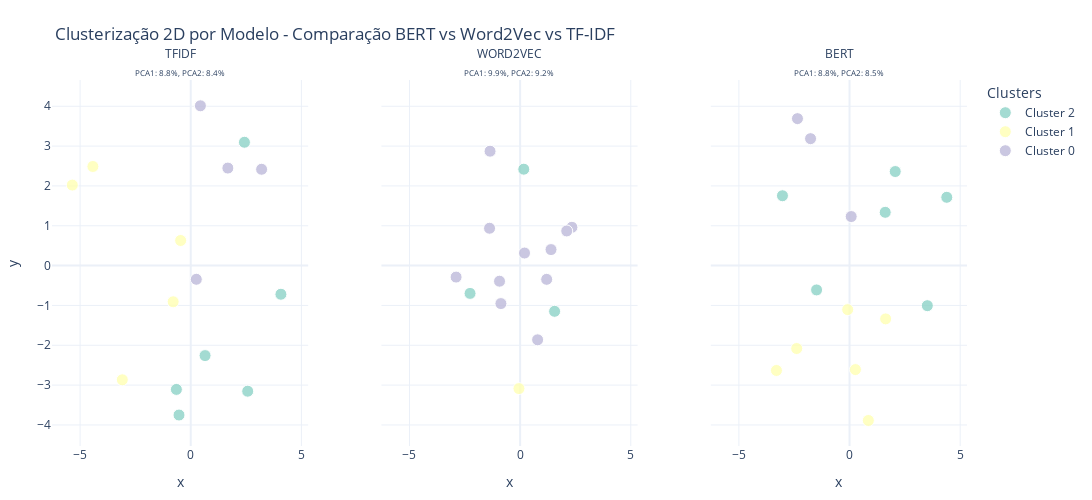

The notebook cell this image was saved under:
### Markdown cell above
### Executar Análise Completa

Agora vamos executar a análise de similaridade completa, similar ao exemplo da aula 7 do professor.

**O que esta função faz:**

1. **Prepara os dados** (usa dados de exemplo se não tiver do scraping)
2. **Compara os 3 modelos** (TF-IDF, Word2Vec, BERT) usando a classe `ComparadorModelos`
3. **Mostra heatmaps de similaridade** para cada modelo
4. **Faz clustering K-means** e projeção 2D com PCA
5. **Gera relatório comparativo final** com estatísticas

### Code cell
# EXECUTAR ANÁLISE COMPLETA
# Descomente e execute a linha abaixo para rodar a análise

# Opção 1: Com dados de exemplo (para testar rapidamente)
# resultado_analise = executar_analise_completa()

# Opção 2: Com dados do scraping (se existirem)
scraper = AdalbertoScraper()
scraper.processar_lista_posts()
dados_scraped = scraper.resultados
scraper.close()
resultado_analise = executar_analise_completa(dados_scraped, MAX_POSTS)

print("\nAnálise executada")

### Figure 1 — Plotly figure (JSON) as saved in the notebook; plotly's stock layout.template omitted (floating-point values rounded to 4 significant figures)
{"data": [{"customdata": [["Post 1", "- Blumenau e sua história", "TFIDF", "Cluster 2"], ["Post 2", "- Parabéns Blumenau e sua gente", "TFIDF", "Cluster 2"], ["Post 3", "- Blumenau: Verdades e Mitos!", "TFIDF", "Cluster 2"], ["Post 4", "- Dr. Hermann Bruno Otto Blumenau", "TFIDF", "Cluster 2"], ["Post 9", "- Coragem para enfrentar o desconhecido", "TFIDF", "Cluster 2"], ["Post 14", "- A vida religiosa no inicio da Colônia Blumenau", "TFIDF", "Cluster 2"]], "hovertemplate": "cluster=%{customdata[3]}<br>modelo=%{customdata[2]}<br>x=%{x:.3f}<br>y=%{y:.3f}<br>post_id=%{customdata[0]}<br>titulo=%{customdata[1]}<extra></extra>", "legendgroup": "Cluster 2", "marker": {"color": "rgb(141,211,199)", "line": {"color": "white", "width": 1}, "size": 12, "symbol": "circle"}, "mode": "markers", "name": "Cluster 2", "opacity": 0.8, "orientation": "v", "showlegend": true, "type": "scatter", "x": [2.574, 4.075, 2.426, -0.6479, -0.5298, 0.6477], "xaxis": "x", "y": [-3.153, -0.7197, 3.096, -3.109, -3.751, -2.259], "yaxis": "y"}, {"customdata": [["Post 3", "- Blumenau: Verdades e Mitos!", "WORD2VEC", "Cluster 2"], ["Post 11", "- O cemitério onde Dr. Blumenau foi enterrado", "WORD2VEC", "Cluster 2"], ["Post 14", "- A vida religiosa no inicio da Colônia Blumenau", "WORD2VEC", "Cluster 2"]], "hovertemplate": "cluster=%{customdata[3]}<br>modelo=%{customdata[2]}<br>x=%{x:.3f}<br>y=%{y:.3f}<br>post_id=%{customdata[0]}<br>titulo=%{customdata[1]}<extra></extra>", "legendgroup": "Cluster 2", "marker": {"color": "rgb(141,211,199)", "line": {"color": "white", "width": 1}, "size": 12, "symbol": "circle"}, "mode": "markers", "name": "Cluster 2", "opacity": 0.8, "orientation": "v", "showlegend": false, "type": "scatter", "x": [-2.263, 0.1649, 1.558], "xaxis": "x2", "y": [-0.6981, 2.42, -1.148], "yaxis": "y2"}, {"customdata": [["Post 3", "- Blumenau: Verdades e Mitos!", "BERT", "Cluster 2"], ["Post 4", "- Dr. Hermann Bruno Otto Blumenau", "BERT", "Cluster 2"], ["Post 7", "- Barracão dos imigrantes", "BERT", "Cluster 2"], ["Post 8", "- As casas de Dr. Blumenau", "BERT", "Cluster 2"], ["Post 14", "- A vida religiosa no inicio da Colônia Blumenau", "BERT", "Cluster 2"], ["Post 15", "- As duas Roseiras de Dr. Blumenau", "BERT", "Cluster 2"]], "hovertemplate": "cluster=%{customdata[3]}<br>modelo=%{customdata[2]}<br>x=%{x:.3f}<br>y=%{y:.3f}<br>post_id=%{customdata[0]}<br>titulo=%{customdata[1]}<extra></extra>", "legendgroup": "Cluster 2", "marker": {"color": "rgb(141,211,199)", "line": {"color": "white", "width": 1}, "size": 12, "symbol": "circle"}, "mode": "markers", "name": "Cluster 2", "opacity": 0.8, "orientation": "v", "showlegend": false, "type": "scatter", "x": [4.395, -1.489, 3.515, 2.065, 1.612, -3.031], "xaxis": "x3", "y": [1.714, -0.6106, -1.006, 2.361, 1.337, 1.753], "yaxis": "y3"}, {"customdata": [["Post 5", "- Os Primeiros 17 Imigrantes de Blumenau", "TFIDF", "Cluster 1"], ["Post 8", "- As casas de Dr. Blumenau", "TFIDF", "Cluster 1"], ["Post 12", "- O empreendedor dr. Blumenau", "TFIDF", "Cluster 1"], ["Post 13", "- A descoberta de novas terras", "TFIDF", "Cluster 1"], ["Post 15", "- As duas Roseiras de Dr. Blumenau", "TFIDF", "Cluster 1"]], "hovertemplate": "cluster=%{customdata[3]}<br>modelo=%{customdata[2]}<br>x=%{x:.3f}<br>y=%{y:.3f}<br>post_id=%{customdata[0]}<br>titulo=%{customdata[1]}<extra></extra>", "legendgroup": "Cluster 1", "marker": {"color": "rgb(255,255,179)", "line": {"color": "white", "width": 1}, "size": 12, "symbol": "circle"}, "mode": "markers", "name": "Cluster 1", "opacity": 0.8, "orientation": "v", "showlegend": true, "type": "scatter", "x": [-3.092, -0.794, -4.421, -5.351, -0.4555], "xaxis": "x", "y": [-2.867, -0.9085, 2.488, 2.021, 0.6302], "yaxis": "y"}, {"customdata": [["Post 10", "- Dr. Blumenau retorna à Alemanha 1866", "WORD2VEC", "Cluster 1"]], "hovertemplate": "cluster=%{customdata[3]}<br>modelo=%{customdata[2]}<br>x=%{x:.3f}<br>y=%{y:.3f}<br>post_id=%{customdata[0]}<br>titulo=%{customdata[1]}<extra></extra>", "legendgroup": "Cluster 1", "marker": {"color": "rgb(255,255,179)", "line": {"color": "white", "width": 1}, "size": 12, "symbol": "circle"}, "mode": "markers", "name": "Cluster 1", "opacity": 0.8, "orientation": "v", "showlegend": false, "type": "scatter", "x": [-0.0532], "xaxis": "x2", "y": [-3.087], "yaxis": "y2"}, {"customdata": [["Post 1", "- Blumenau e sua história", "BERT", "Cluster 1"], ["Post 2", "- Parabéns Blumenau e sua gente", "BERT", "Cluster 1"], ["Post 5", "- Os Primeiros 17 Imigrantes de Blumenau", "BERT", "Cluster 1"], ["Post 10", "- Dr. Blumenau retorna à Alemanha 1866", "BERT", "Cluster 1"], ["Post 11", "- O cemitério onde Dr. Blumenau foi enterrado", "BERT", "Cluster 1"], ["Post 12", "- O empreendedor dr. Blumenau", "BERT", "Cluster 1"]], "hovertemplate": "cluster=%{customdata[3]}<br>modelo=%{customdata[2]}<br>x=%{x:.3f}<br>y=%{y:.3f}<br>post_id=%{customdata[0]}<br>titulo=%{customdata[1]}<extra></extra>", "legendgroup": "Cluster 1", "marker": {"color": "rgb(255,255,179)", "line": {"color": "white", "width": 1}, "size": 12, "symbol": "circle"}, "mode": "markers", "name": "Cluster 1", "opacity": 0.8, "orientation": "v", "showlegend": false, "type": "scatter", "x": [-2.387, 0.2656, -3.303, 1.632, -0.08385, 0.8493], "xaxis": "x3", "y": [-2.081, -2.61, -2.633, -1.338, -1.105, -3.888], "yaxis": "y3"}, {"customdata": [["Post 6", "- Como viveram os primeiros colonos", "TFIDF", "Cluster 0"], ["Post 7", "- Barracão dos imigrantes", "TFIDF", "Cluster 0"], ["Post 10", "- Dr. Blumenau retorna à Alemanha 1866", "TFIDF", "Cluster 0"], ["Post 11", "- O cemitério onde Dr. Blumenau foi enterrado", "TFIDF", "Cluster 0"]], "hovertemplate": "cluster=%{customdata[3]}<br>modelo=%{customdata[2]}<br>x=%{x:.3f}<br>y=%{y:.3f}<br>post_id=%{customdata[0]}<br>titulo=%{customdata[1]}<extra></extra>", "legendgroup": "Cluster 0", "marker": {"color": "rgb(190,186,218)", "line": {"color": "white", "width": 1}, "size": 12, "symbol": "circle"}, "mode": "markers", "name": "Cluster 0", "opacity": 0.8, "orientation": "v", "showlegend": true, "type": "scatter", "x": [1.677, 0.2519, 0.4363, 3.203], "xaxis": "x", "y": [2.448, -0.3438, 4.011, 2.418], "yaxis": "y"}, {"customdata": [["Post 1", "- Blumenau e sua história", "WORD2VEC", "Cluster 0"], ["Post 2", "- Parabéns Blumenau e sua gente", "WORD2VEC", "Cluster 0"], ["Post 4", "- Dr. Hermann Bruno Otto Blumenau", "WORD2VEC", "Cluster 0"], ["Post 5", "- Os Primeiros 17 Imigrantes de Blumenau", "WORD2VEC", "Cluster 0"], ["Post 6", "- Como viveram os primeiros colonos", "WORD2VEC", "Cluster 0"], ["Post 7", "- Barracão dos imigrantes", "WORD2VEC", "Cluster 0"], ["Post 8", "- As casas de Dr. Blumenau", "WORD2VEC", "Cluster 0"], ["Post 9", "- Coragem para enfrentar o desconhecido", "WORD2VEC", "Cluster 0"], ["Post 12", "- O empreendedor dr. Blumenau", "WORD2VEC", "Cluster 0"], ["Post 13", "- A descoberta de novas terras", "WORD2VEC", "Cluster 0"], ["Post 15", "- As duas Roseiras de Dr. Blumenau", "WORD2VEC", "Cluster 0"]], "hovertemplate": "cluster=%{customdata[3]}<br>modelo=%{customdata[2]}<br>x=%{x:.3f}<br>y=%{y:.3f}<br>post_id=%{customdata[0]}<br>titulo=%{customdata[1]}<extra></extra>", "legendgroup": "Cluster 0", "marker": {"color": "rgb(190,186,218)", "line": {"color": "white", "width": 1}, "size": 12, "symbol": "circle"}, "mode": "markers", "name": "Cluster 0", "opacity": 0.8, "orientation": "v", "showlegend": false, "type": "scatter", "x": [0.7901, 1.2, 2.34, 0.1982, -0.9313, 1.396, -0.8687, 2.105, -1.382, -1.36, -2.893], "xaxis": "x2", "y": [-1.864, -0.3454, 0.9613, 0.3151, -0.3918, 0.4018, -0.9536, 0.8695, 0.9377, 2.872, -0.289], "yaxis": "y2"}, {"customdata": [["Post 6", "- Como viveram os primeiros colonos", "BERT", "Cluster 0"], ["Post 9", "- Coragem para enfrentar o desconhecido", "BERT", "Cluster 0"], ["Post 13", "- A descoberta de novas terras", "BERT", "Cluster 0"]], "hovertemplate": "cluster=%{customdata[3]}<br>modelo=%{customdata[2]}<br>x=%{x:.3f}<br>y=%{y:.3f}<br>post_id=%{customdata[0]}<br>titulo=%{customdata[1]}<extra></extra>", "legendgroup": "Cluster 0", "marker": {"color": "rgb(190,186,218)", "line": {"color": "white", "width": 1}, "size": 12, "symbol": "circle"}, "mode": "markers", "name": "Cluster 0", "opacity": 0.8, "orientation": "v", "showlegend": false, "type": "scatter", "x": [0.07485, -1.761, -2.353], "xaxis": "x3", "y": [1.231, 3.186, 3.689], "yaxis": "y3"}], "layout": {"annotations": [{"font": {}, "showarrow": false, "text": "TFIDF<br><sub>PCA1: 8.8%, PCA2: 8.4%</sub>", "x": 0.14, "xanchor": "center", "xref": "paper", "y": 1, "yanchor": "bottom", "yref": "paper"}, {"font": {}, "showarrow": false, "text": "WORD2VEC<br><sub>PCA1: 9.9%, PCA2: 9.2%</sub>", "x": 0.5, "xanchor": "center", "xref": "paper", "y": 1, "yanchor": "bottom", "yref": "paper"}, {"font": {}, "showarrow": false, "text": "BERT<br><sub>PCA1: 8.8%, PCA2: 8.5%</sub>", "x": 0.86, "xanchor": "center", "xref": "paper", "y": 1, "yanchor": "bottom", "yref": "paper"}], "height": 500, "legend": {"title": {"text": "Clusters"}, "tracegroupgap": 0}, "margin": {"b": 40, "l": 40, "r": 40, "t": 80}, "title": {"text": "Clusterização 2D por Modelo - Comparação BERT vs Word2Vec vs TF-IDF"}, "width": 1200, "xaxis": {"anchor": "y", "domain": [0, 0.28], "title": {"text": "x"}}, "xaxis2": {"anchor": "y2", "domain": [0.36, 0.64], "matches": "x", "title": {"text": "x"}}, "xaxis3": {"anchor": "y3", "domain": [0.72, 1], "matches": "x", "title": {"text": "x"}}, "yaxis": {"anchor": "x", "domain": [0, 1], "title": {"text": "y"}}, "yaxis2": {"anchor": "x2", "domain": [0, 1], "matches": "y", "showticklabels": false}, "yaxis3": {"anchor": "x3", "domain": [0, 1], "matches": "y", "showticklabels": false}}}
